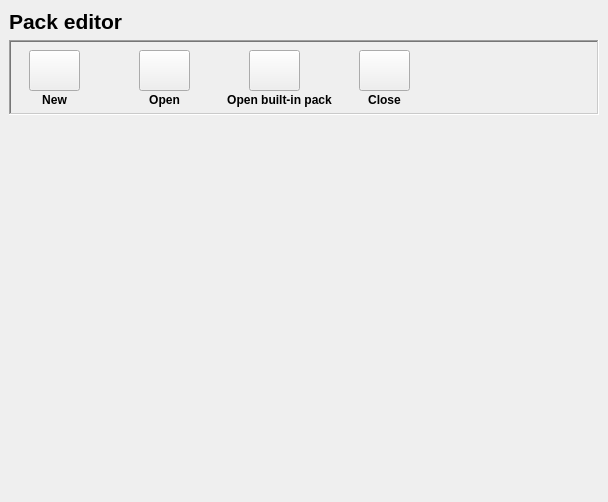
<?xml version="1.0" encoding="UTF-8"?>
<ui version="4.0">
 <class>packEditor</class>
 <widget class="QDialog" name="packEditor">
  <property name="geometry">
   <rect>
    <x>0</x>
    <y>0</y>
    <width>608</width>
    <height>502</height>
   </rect>
  </property>
  <property name="windowTitle">
   <string>Open-Typer Pack Editor</string>
  </property>
  <property name="windowIcon">
   <iconset resource="../res.qrc">
    <normaloff>:/res/images/packEditor.png</normaloff>:/res/images/packEditor.png</iconset>
  </property>
  <layout class="QGridLayout" name="gridLayout">
   <property name="leftMargin">
    <number>9</number>
   </property>
   <property name="topMargin">
    <number>9</number>
   </property>
   <property name="rightMargin">
    <number>9</number>
   </property>
   <item row="1" column="0">
    <widget class="QFrame" name="mainMenuFrame">
     <property name="minimumSize">
      <size>
       <width>0</width>
       <height>75</height>
      </size>
     </property>
     <property name="frameShape">
      <enum>QFrame::WinPanel</enum>
     </property>
     <property name="frameShadow">
      <enum>QFrame::Sunken</enum>
     </property>
     <widget class="QPushButton" name="newFileButton">
      <property name="geometry">
       <rect>
        <x>20</x>
        <y>10</y>
        <width>51</width>
        <height>41</height>
       </rect>
      </property>
      <property name="focusPolicy">
       <enum>Qt::NoFocus</enum>
      </property>
      <property name="text">
       <string notr="true"/>
      </property>
      <property name="icon">
       <iconset resource="../res.qrc">
        <normaloff>:/res/images/new.png</normaloff>:/res/images/new.png</iconset>
      </property>
      <property name="iconSize">
       <size>
        <width>26</width>
        <height>26</height>
       </size>
      </property>
     </widget>
     <widget class="QLabel" name="newFileLabel">
      <property name="geometry">
       <rect>
        <x>10</x>
        <y>50</y>
        <width>71</width>
        <height>20</height>
       </rect>
      </property>
      <property name="font">
       <font>
        <weight>75</weight>
        <bold>true</bold>
       </font>
      </property>
      <property name="text">
       <string>New</string>
      </property>
      <property name="alignment">
       <set>Qt::AlignCenter</set>
      </property>
     </widget>
     <widget class="QPushButton" name="openFileButton">
      <property name="geometry">
       <rect>
        <x>130</x>
        <y>10</y>
        <width>51</width>
        <height>41</height>
       </rect>
      </property>
      <property name="focusPolicy">
       <enum>Qt::NoFocus</enum>
      </property>
      <property name="text">
       <string notr="true"/>
      </property>
      <property name="icon">
       <iconset resource="../res.qrc">
        <normaloff>:/res/images/open.png</normaloff>:/res/images/open.png</iconset>
      </property>
      <property name="iconSize">
       <size>
        <width>36</width>
        <height>36</height>
       </size>
      </property>
     </widget>
     <widget class="QLabel" name="openFileLabel">
      <property name="geometry">
       <rect>
        <x>120</x>
        <y>50</y>
        <width>71</width>
        <height>20</height>
       </rect>
      </property>
      <property name="font">
       <font>
        <weight>75</weight>
        <bold>true</bold>
       </font>
      </property>
      <property name="text">
       <string>Open</string>
      </property>
      <property name="alignment">
       <set>Qt::AlignCenter</set>
      </property>
     </widget>
     <widget class="QLabel" name="closeLabel">
      <property name="geometry">
       <rect>
        <x>340</x>
        <y>50</y>
        <width>71</width>
        <height>20</height>
       </rect>
      </property>
      <property name="font">
       <font>
        <weight>75</weight>
        <bold>true</bold>
       </font>
      </property>
      <property name="text">
       <string>Close</string>
      </property>
      <property name="alignment">
       <set>Qt::AlignCenter</set>
      </property>
     </widget>
     <widget class="QPushButton" name="closeButton">
      <property name="geometry">
       <rect>
        <x>350</x>
        <y>10</y>
        <width>51</width>
        <height>41</height>
       </rect>
      </property>
      <property name="focusPolicy">
       <enum>Qt::NoFocus</enum>
      </property>
      <property name="text">
       <string notr="true"/>
      </property>
      <property name="icon">
       <iconset resource="../res.qrc">
        <normaloff>:/res/images/close.png</normaloff>:/res/images/close.png</iconset>
      </property>
      <property name="iconSize">
       <size>
        <width>36</width>
        <height>36</height>
       </size>
      </property>
     </widget>
     <widget class="QLabel" name="openPrebuiltLabel">
      <property name="geometry">
       <rect>
        <x>210</x>
        <y>50</y>
        <width>121</width>
        <height>20</height>
       </rect>
      </property>
      <property name="font">
       <font>
        <weight>75</weight>
        <bold>true</bold>
       </font>
      </property>
      <property name="text">
       <string>Open built-in pack</string>
      </property>
      <property name="alignment">
       <set>Qt::AlignCenter</set>
      </property>
     </widget>
     <widget class="QPushButton" name="openPrebuiltButton">
      <property name="geometry">
       <rect>
        <x>240</x>
        <y>10</y>
        <width>51</width>
        <height>41</height>
       </rect>
      </property>
      <property name="focusPolicy">
       <enum>Qt::NoFocus</enum>
      </property>
      <property name="text">
       <string notr="true"/>
      </property>
      <property name="icon">
       <iconset resource="../res.qrc">
        <normaloff>:/res/images/packEditor.png</normaloff>:/res/images/packEditor.png</iconset>
      </property>
      <property name="iconSize">
       <size>
        <width>36</width>
        <height>36</height>
       </size>
      </property>
     </widget>
    </widget>
   </item>
   <item row="2" column="0">
    <widget class="QTabWidget" name="fileTabWidget">
     <property name="documentMode">
      <bool>true</bool>
     </property>
     <property name="tabsClosable">
      <bool>true</bool>
     </property>
     <property name="movable">
      <bool>true</bool>
     </property>
    </widget>
   </item>
   <item row="0" column="0">
    <widget class="QLabel" name="titleLabel">
     <property name="font">
      <font>
       <pointsize>16</pointsize>
       <weight>75</weight>
       <bold>true</bold>
      </font>
     </property>
     <property name="focusPolicy">
      <enum>Qt::NoFocus</enum>
     </property>
     <property name="text">
      <string>Pack editor</string>
     </property>
    </widget>
   </item>
  </layout>
 </widget>
 <resources>
  <include location="../res.qrc"/>
 </resources>
 <connections/>
</ui>
